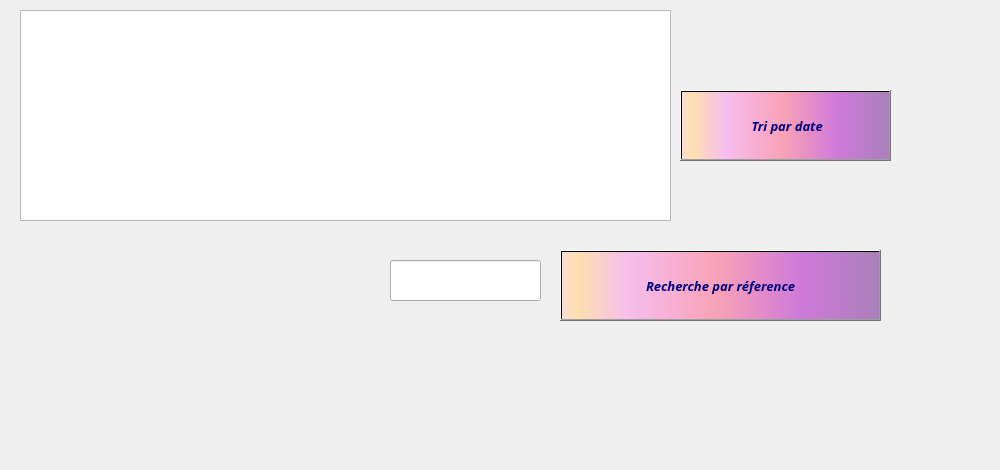
     <widget class="QWidget" name="tab_materiel_9">
      <attribute name="title">
       <string>Afficher</string>
      </attribute>
      <widget class="QLabel" name="label_materiel_36">
       <property name="geometry">
        <rect>
         <x>10</x>
         <y>-10</y>
         <width>981</width>
         <height>461</height>
        </rect>
       </property>
       <property name="text">
        <string/>
       </property>
       <property name="pixmap">
        <pixmap>../../00.png</pixmap>
       </property>
      </widget>
      <widget class="QTableView" name="tableView_materiel_2">
       <property name="geometry">
        <rect>
         <x>20</x>
         <y>10</y>
         <width>651</width>
         <height>211</height>
        </rect>
       </property>
      </widget>
      <widget class="QPushButton" name="pushButton_materiel_17">
       <property name="geometry">
        <rect>
         <x>680</x>
         <y>90</y>
         <width>211</width>
         <height>71</height>
        </rect>
       </property>
       <property name="font">
        <font>
         <family>Lucida Calligraphy</family>
         <pointsize>10</pointsize>
         <weight>75</weight>
         <italic>true</italic>
         <bold>true</bold>
         <underline>false</underline>
         <strikeout>false</strikeout>
        </font>
       </property>
       <property name="styleSheet">
        <string notr="true">background-color: qlineargradient(spread:pad, x1:1, y1:0, x2:1, y2:0, stop:0.919598 rgba(255, 0, 111, 255), stop:0.98 rgba(0, 0, 0, 255), stop:1 rgba(235, 148, 61, 255));
color: rgb(0, 0, 127);
background-color: qlineargradient(spread:pad, x1:0, y1:0, x2:1, y2:0, stop:0.0100503 rgba(252, 222, 204, 255), stop:0.0502513 rgba(254, 223, 175, 255), stop:0.211055 rgba(246, 189, 237, 255), stop:0.487437 rgba(249, 162, 183, 255), stop:0.753769 rgba(206, 122, 218, 255), stop:1 rgba(170, 128, 185, 255));</string>
       </property>
       <property name="text">
        <string> Tri par date</string>
       </property>
       <property name="icon">
        <iconset>
         <normaloff>../../tri.png</normaloff>../../tri.png</iconset>
       </property>
       <property name="iconSize">
        <size>
         <width>100</width>
         <height>121</height>
        </size>
       </property>
      </widget>
      <widget class="QPushButton" name="pushButton_materiel_13">
       <property name="geometry">
        <rect>
         <x>560</x>
         <y>250</y>
         <width>321</width>
         <height>71</height>
        </rect>
       </property>
       <property name="font">
        <font>
         <family>Lucida Calligraphy</family>
         <pointsize>10</pointsize>
         <weight>75</weight>
         <italic>true</italic>
         <bold>true</bold>
         <underline>false</underline>
         <strikeout>false</strikeout>
        </font>
       </property>
       <property name="styleSheet">
        <string notr="true">background-color: qlineargradient(spread:pad, x1:1, y1:0, x2:1, y2:0, stop:0.919598 rgba(255, 0, 111, 255), stop:0.98 rgba(0, 0, 0, 255), stop:1 rgba(235, 148, 61, 255));
color: rgb(0, 0, 127);
background-color: qlineargradient(spread:pad, x1:0, y1:0, x2:1, y2:0, stop:0.0100503 rgba(252, 222, 204, 255), stop:0.0502513 rgba(254, 223, 175, 255), stop:0.211055 rgba(246, 189, 237, 255), stop:0.487437 rgba(249, 162, 183, 255), stop:0.753769 rgba(206, 122, 218, 255), stop:1 rgba(170, 128, 185, 255));</string>
       </property>
       <property name="text">
        <string>Recherche par réference</string>
       </property>
       <property name="icon">
        <iconset>
         <normaloff>../../Sans titre-1.png</normaloff>../../Sans titre-1.png</iconset>
       </property>
       <property name="iconSize">
        <size>
         <width>100</width>
         <height>121</height>
        </size>
       </property>
      </widget>
      <widget class="QLineEdit" name="lineEdit_materiel">
       <property name="geometry">
        <rect>
         <x>390</x>
         <y>260</y>
         <width>151</width>
         <height>41</height>
        </rect>
       </property>
      </widget>
     </widget>
